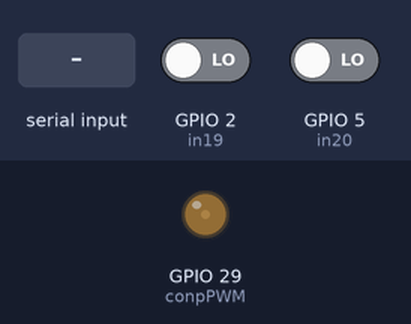
A sketch run on a simulated ESP8266 (NodeMCU). Shown: output pins drawn as LEDs (lit = HIGH). Inputs (shaded band) come from the test bench; at power-on: GPIO 2 (in19) LOW, GPIO 5 (in20) LOW. What the sketch prints to the serial monitor is not drawn.

Above: at 1.2 s.
1.3 s: byte 30 received over Serial
At 2.6 s:
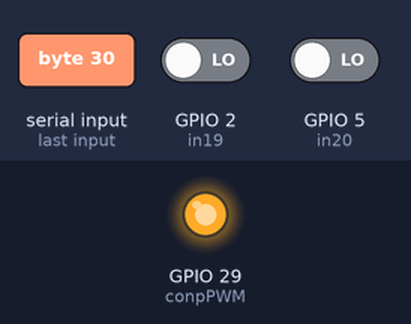
Timing chart, 0 to 4.3 s (numbered marks = the images above; inputs shaded):
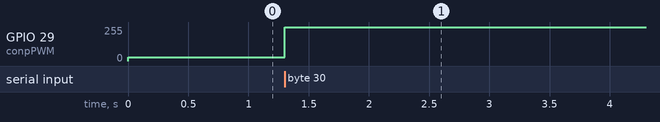

Measured:
- after the input at 1.3 s, GPIO 29 (conpPWM): 30/255 → 255/255 at once

The sketch:

SingleLM393.ino
```cpp
#define in19 2    //2
#define in20 5//5

#define conpPWM 29

void setup(){
  pinMode(in19, INPUT);
  pinMode(in20, INPUT);
  pinMode(conpPWM, OUTPUT);
  analogWriteFreq(1000);   // 周波数はグローバル設定(全ピン共通)
  analogWriteRange(255);   // Duty比の分解能も共通設定

  Serial.begin(115200);
}

char data = 1;
void loop(){
  if(Serial.available() > 0){
    data = Serial.read();
  }
  analogWrite(conpPWM, data * 30);
  Serial.print(digitalRead(in19));Serial.print(",");Serial.print(digitalRead(in20));
  Serial.println();
}
```
